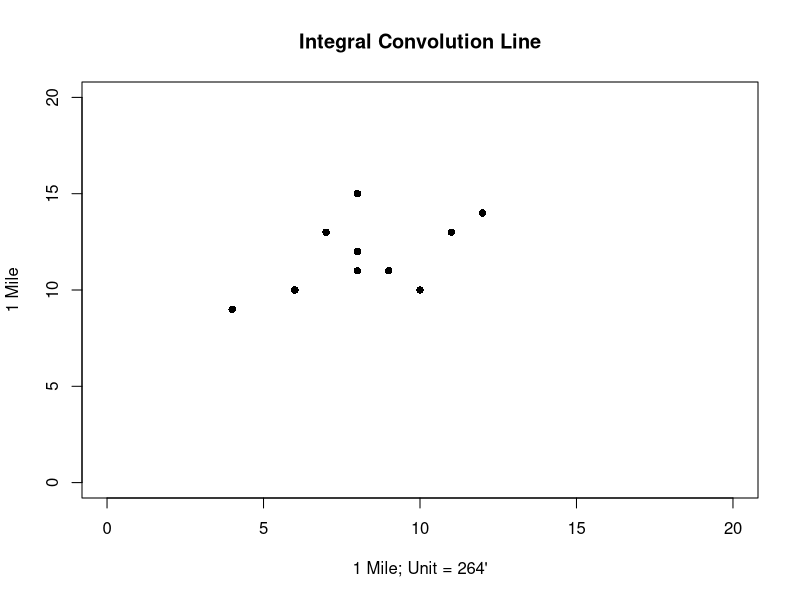

Reproduce this figure in R. (Note: this script raises an error after producing the figure.)
x <- c(4,6,7,8,8,8,9,10,11,12)
y <- c(9,10,13,11,12,15,11,10,13,14)

#up to 9th Regression
xsq <- x^2
xcub <- x^3
xquar <- x^4
xquin <- x^5
xhex <- x^6
xhept <- x^7
xeighth<-x^8
xnine<-x^9

plot(x,y, xlab="1 Mile; Unit = 264'", ylab="1 Mile", main="Integral Convolution Line", ylim=c(0,20), xlim=c(0,20), pch = 16, col="black")

fit9 <- lm(y~x+xsq+xcub+xquar+xquin+xhex+xhept+xeighth+xnine)
anova(fit9)
xv <- seq(min(x), max(x), 0.01)
yv <- predict(fit6, list(x = xv, xsq = xv^2, xcub = xv^3, xquar = xv^4, xquin = xv^5, xhex = xv^6, xhept = xv^7, xeighth = xv^8, xnine = xv^9))
lines(xv, yv, lwd=1.5, col = "red")

lm(y ~ x + I(x^2) + I(x^3) + I(x^4) + I(x^5) + I(x^6) + I(x^7) + I(x^8) + I(x^9))


#noiseless
lines(x, y, xlim=range(x), ylim=range(y), pch=16, col = "blue")

#convolution





